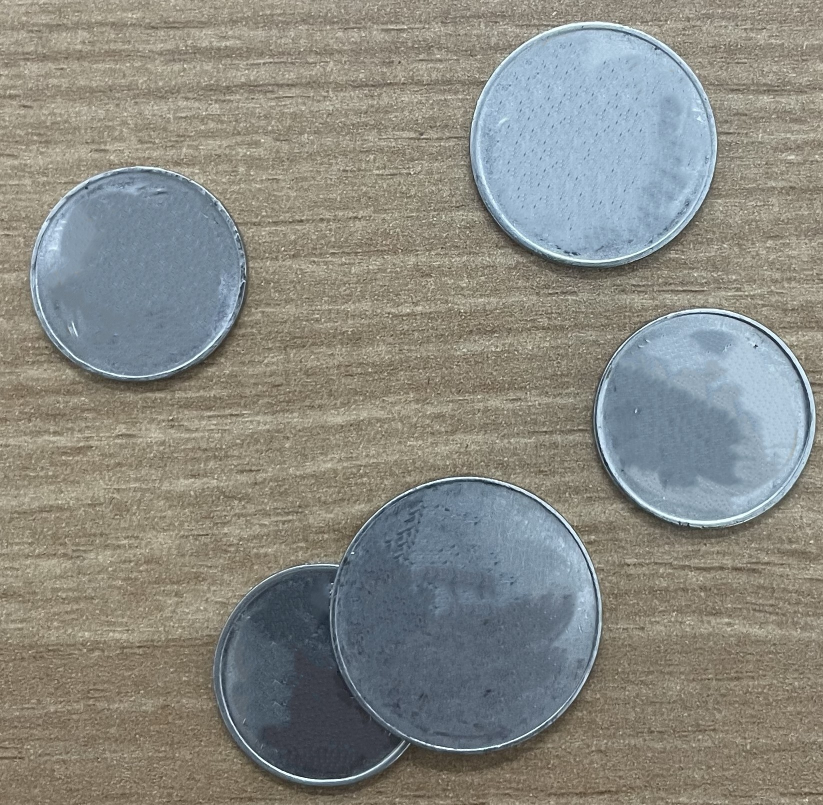
#> input picture Image111.jpg, 1646 x 1609 px (shown at 1/2 size)
$ python counting_coin.py
#> lines starting #> are read from the running program, lines starting #| are printed output that depends on the picture; after the words box and inside, x2 and y2 are one past the last pixel; in counts of white or black regions, pixels touching at a corner belong together
import numpy as np
import cv2
import cvzone

# Load the images and resize it
img = cv2.imread("Image111.jpg")
#> img is the input picture: shape (1609, 1646, 3); mean B, G, R 130.8, 137.5, 137.1
img = cv2.resize(img, (640, 800))
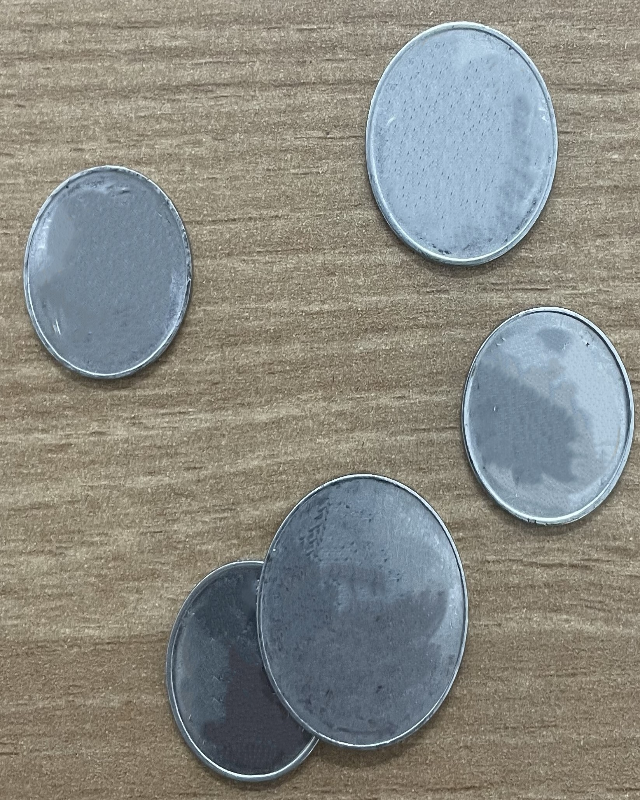
#> img: shape (800, 640, 3); mean B, G, R 130.7, 137.4, 137
image_copy = cv2.imread("Image1.jpg")
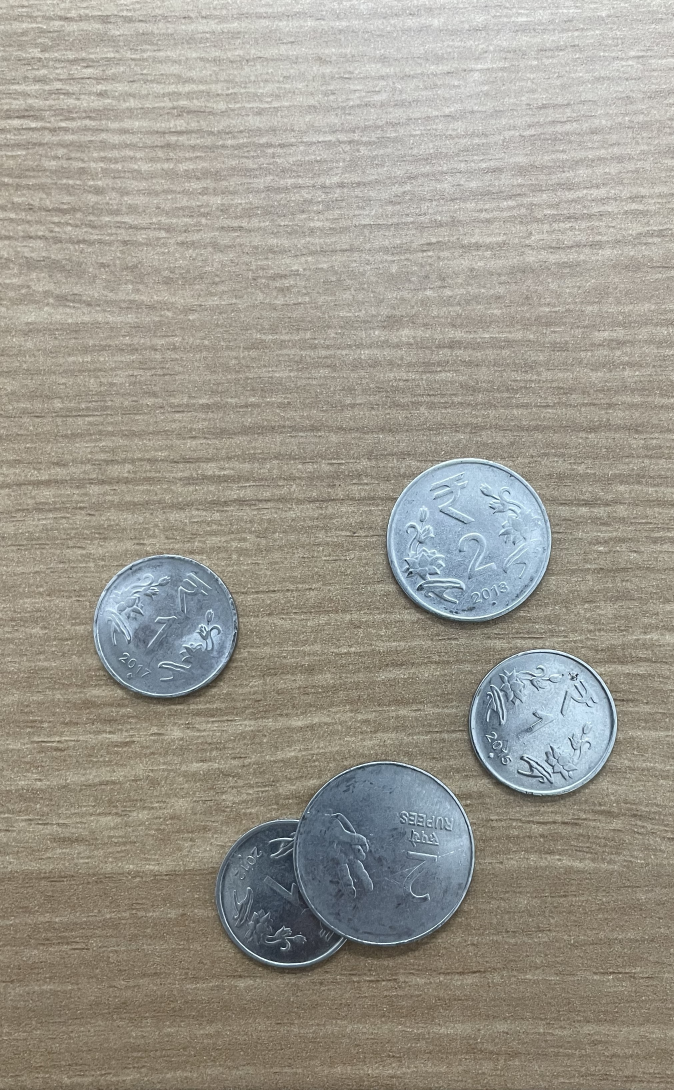
#> input picture Image1.jpg, 2022 x 3269 px (shown at 1/3 size)
#> image_copy is the input picture: shape (3269, 2022, 3); mean B, G, R 143.2, 153.2, 156.8
image_copy = cv2.resize(image_copy, (640, 800))
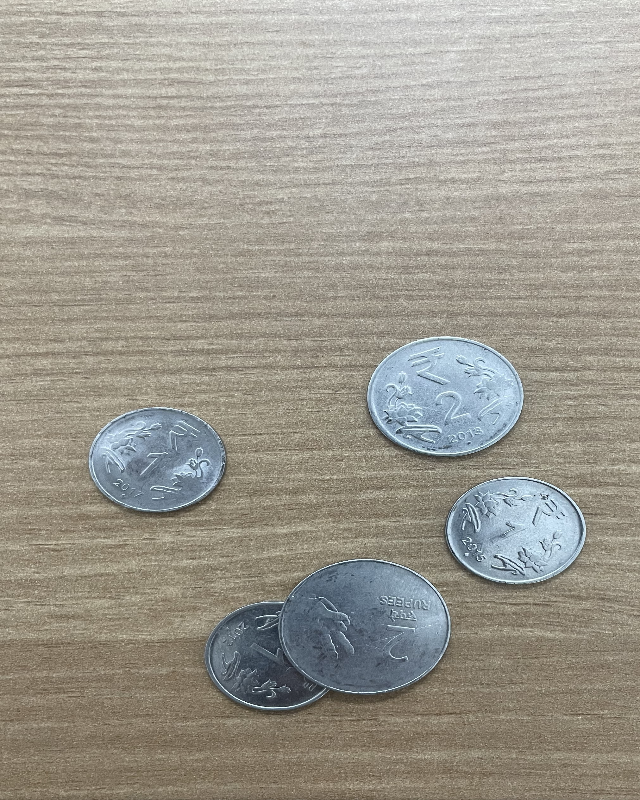
#> image_copy: shape (800, 640, 3); mean B, G, R 143.1, 153.1, 156.7


# Function for the trackbar callback
def empty(a):
    pass

# Create a window for trackbars
cv2.namedWindow("Settings")
cv2.resizeWindow("Settings", 640, 240)

# Create trackbars for adjusting thresholds
cv2.createTrackbar("Threshold1", "Settings", 39, 255, empty)
cv2.createTrackbar("Threshold2", "Settings", 8, 255, empty)


# Creat a Preprocessing function to apply necessary operations on the input image
def preProcessing(img):

    # Convert image to grayscale
    imgPre = cv2.cvtColor(img, cv2.COLOR_BGR2GRAY)
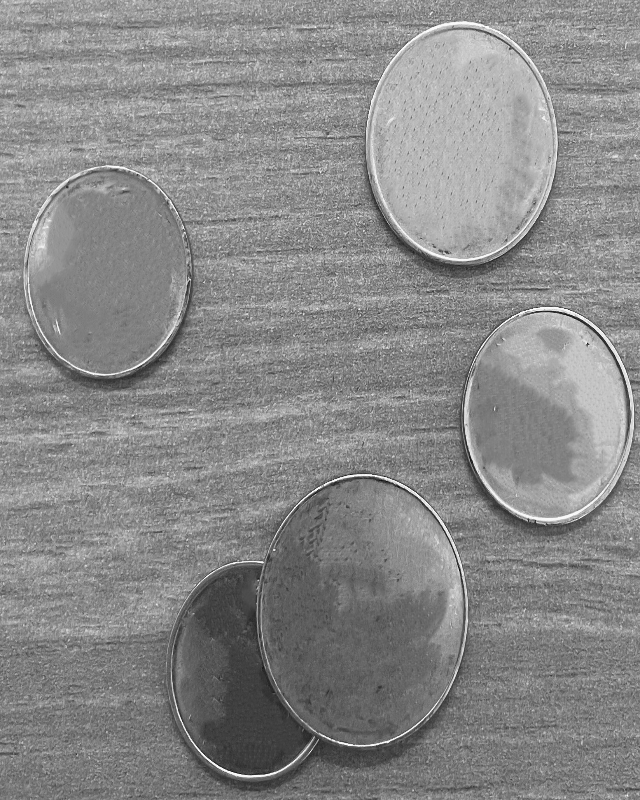
#> imgPre: shape (800, 640); min 14, max 253, mean 136.4

    # Apply blur to the image
    imgPre = cv2.blur(img, (15, 15), 0)
#> imgPre: shape (800, 640, 3)


    # Get threshold values from trackbars
    thresh1 = cv2.getTrackbarPos("Threshold1", "Settings")
    thresh2 = cv2.getTrackbarPos("Threshold2", "Settings")

    # Apply Canny edge detection
    imgPre = cv2.Canny(imgPre, thresh1, thresh2)
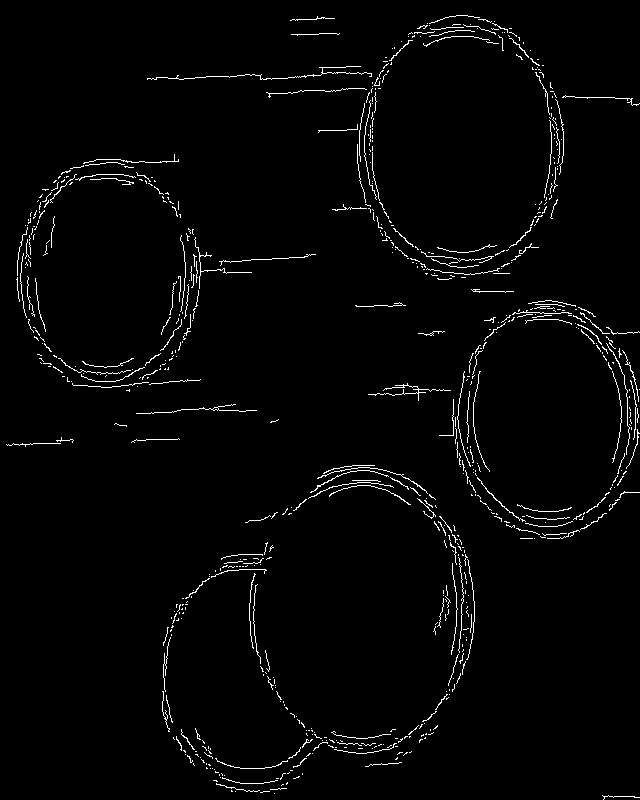
#> imgPre: shape (800, 640); 2.2% white in thin lines or dots
    # Apply dilation and morphological closing
    kernel = np.ones((3, 3), np.uint8)
    imgPre = cv2.dilate(imgPre, kernel, iterations=1)
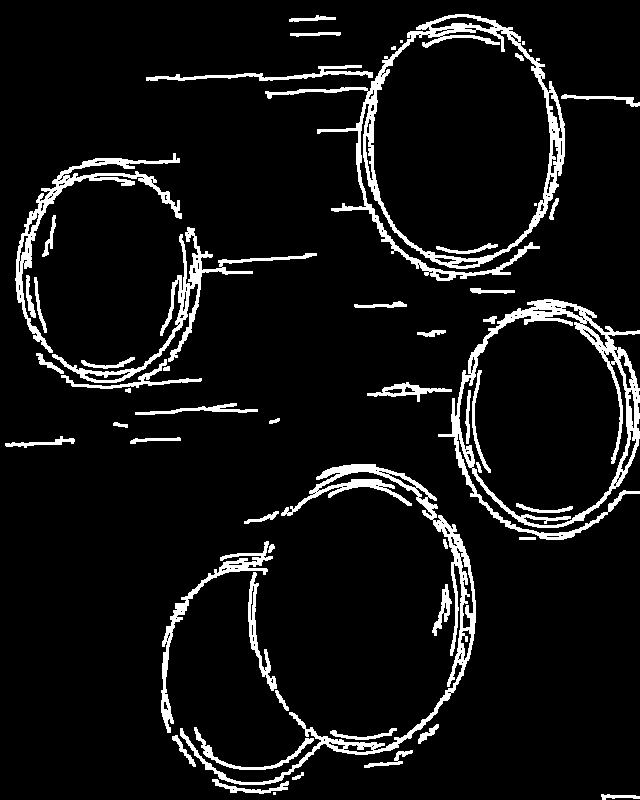
#> imgPre: shape (800, 640); 7.6% white; 56 white regions (6 under 20 px), largest, box (x1, y1, x2, y2) and area: (265, 14, 565, 281) 7763, (438, 299, 640, 540) 6851, (180, 464, 476, 785) 6226
    imgPre = cv2.morphologyEx(imgPre, cv2.MORPH_CLOSE, kernel)
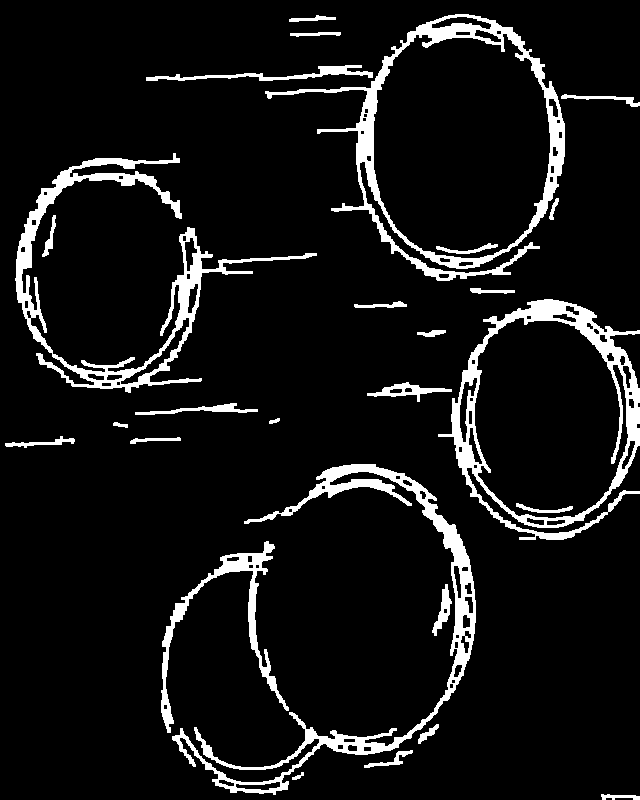
#> imgPre: shape (800, 640); 8.2% white; 27 white regions, largest, box (x1, y1, x2, y2) and area: (265, 14, 565, 281) 8654, (172, 464, 476, 795) 8566, (15, 153, 317, 393) 8298
    return imgPre

# Call preprocessing function
imgPre = preProcessing(img)

# Find contours in the preprocessed image having minimum area of 2000
#> (the run stopped early here; a loop or call above may not have finished)
